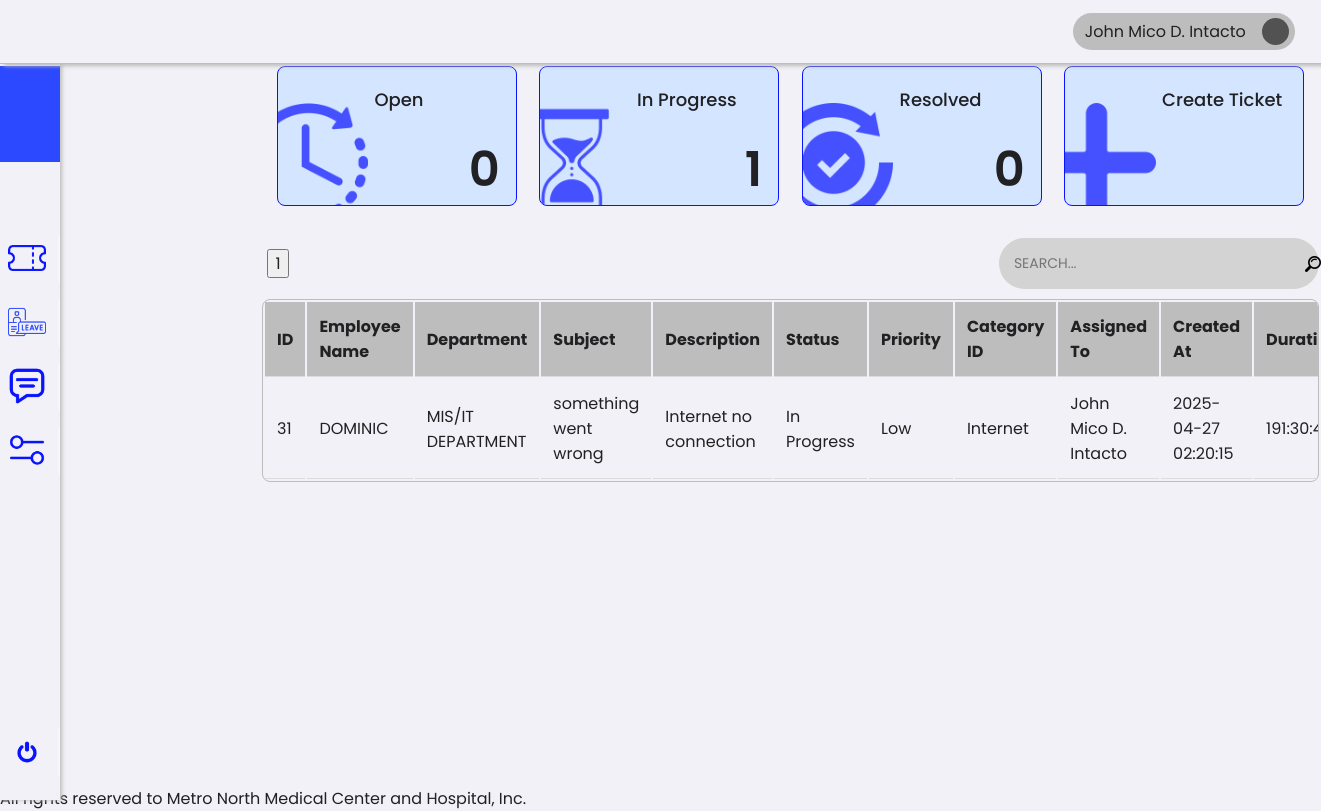
/1/employee/ticket.php (signed in), run on the app's committed database.
### tables this page shows
CREATE TABLE `tickets` (
  `id` int(11) NOT NULL,
  `employee_id` int(11) NOT NULL,
  `subject` varchar(255) NOT NULL,
  `description` text NOT NULL,
  `status` enum('Open','In Progress','Resolved','Closed') DEFAULT 'Open',
  `priority` enum('Low','Medium','High') DEFAULT 'Low',
  `category_id` int(11) NOT NULL,
  `assigned_to` int(11) DEFAULT NULL,
  `created_at` timestamp NOT NULL DEFAULT current_timestamp(),
  `start_at` timestamp NULL DEFAULT NULL,
  `updated_at` timestamp NULL DEFAULT NULL,
  `leave_type_id` int(11) DEFAULT NULL,
  `leave_request_id` int(11) DEFAULT NULL
);

CREATE TABLE `users` (
  `id` int(11) NOT NULL,
  `name` varchar(255) NOT NULL,
  `email` varchar(255) NOT NULL,
  `password` varchar(255) NOT NULL,
  `role` enum('Employee','HR','HR HEAD','Admin','Super Admin') NOT NULL,
  `department` varchar(255) DEFAULT NULL,
  `status` enum('Active','Inactive') NOT NULL,
  `created_at` timestamp NOT NULL DEFAULT current_timestamp()
);

CREATE TABLE `categories` (
  `id` int(11) NOT NULL,
  `name` varchar(255) NOT NULL
);

### 0/includes/platesHrFilter.php (called while the page is built, shortened)
<?php
try {
    require 'db.php';
    $currentUserId = $_SESSION['user_id'] ?? null;
    if ($currentUserId) {
        $sql = "SELECT
                    t.id,
                    e.name AS employee_name,
                    e.department AS employee_department,  -- Fetch the department of the ticket submitter
                    t.subject,
                    t.description,
                    t.status,
                    t.priority,
                    c.name AS category_name,
                    a.name AS assigned_to_name,
                    a.department AS assigned_department, -- Fix department selection
                    t.created_at,
                    t.start_at,
                    t.updated_at
                FROM tickets t
            LEFT JOIN users e ON t.employee_id = e.id  -- Ticket submitter
            LEFT JOIN users a ON t.assigned_to = a.id  -- Assigned user
            LEFT JOIN categories c ON t.category_id = c.id
            WHERE t.assigned_to = :userId OR t.employee_id = :userId
            ORDER BY t.created_at DESC";
        $stmt = $pdo->prepare($sql);
        $stmt->bindParam(':userId', $currentUserId, PDO::PARAM_INT);
        $stmt->execute();
        $tickets = $stmt->fetchAll(PDO::FETCH_ASSOC);
    } else {
        $tickets = [];
        $totalRecords = 0;
    }
} catch (PDOException $e) {
    die("Database connection failed: " . $e->getMessage());
}

### 1/employee/employeeTable.php (shortened to what this page needs)
<table id="ticketTable" class="table">
    <thead>
        <tr>
            <th>ID <i class="fas fa-sort"></i></th>
            <th>Employee Name <i class="fas fa-sort"></i></th>
            <th>Department <i class="fas fa-sort"></i></th>
            <th>Subject <i class="fas fa-sort"></i></th>
            <th>Description <i class="fas fa-sort"></i></th>
            <th>Status <i class="fas fa-sort"></i></th>
            <th>Priority <i class="fas fa-sort"></i></th>
            <th>Category ID <i class="fas fa-sort"></i></th>
            <th>Assigned To <i class="fas fa-sort"></i></th>
            <th>Created At <i class="fas fa-sort"></i></th>
            <th>Duration<i class="fas fa-sort"></i></th>
        </tr>
    </thead>
    <tbody>
        <?php if (!empty($tickets)): ?>
            <?php foreach ($tickets as $ticket): ?>
                <tr data-id="<?= htmlspecialchars($ticket['id']) ?>"
                    data-status="<?= htmlspecialchars($ticket['status']) ?>"
                    data-priority="<?= htmlspecialchars($ticket['priority']) ?>"
                    data-category="<?= htmlspecialchars($ticket['category_name']) ?>"
                    data-assigned-name="<?= htmlspecialchars($ticket['assigned_to_name']) ?>"
                    data-created-at="<?= htmlspecialchars($ticket['created_at']) ?>"
                    data-start-at="<?= htmlspecialchars($ticket['start_at']) ?>"
                    data-updated-at="<?= htmlspecialchars($ticket['updated_at']) ?>">
                    <td><?= htmlspecialchars($ticket['id']) ?></td>
                    <td><?= htmlspecialchars($ticket['employee_name']) ?></td>
                    <td><?= htmlspecialchars($ticket['employee_department']) ?></td>
                    <td><?= htmlspecialchars($ticket['subject']) ?></td>
                    <td><?= htmlspecialchars($ticket['description']) ?></td>
                    <td><?= htmlspecialchars($ticket['status']) ?></td>
                    <td><?= htmlspecialchars($ticket['priority']) ?></td>
                    <td><?= htmlspecialchars($ticket['category_name']) ?></td>
                    <td><?= htmlspecialchars($ticket['assigned_to_name']) ?></td>
                    <td><?= htmlspecialchars($ticket['created_at']) ?></td>
                    <td class="timer-cell" data-start-at="<?= htmlspecialchars($ticket['start_at']) ?>"></td>
                </tr>
            <?php endforeach; ?>
        <?php else: ?>
            <tr>
                <td colspan="10" style="text-align: center;">No tickets found</td>
            </tr>
        <?php endif; ?>
    </tbody>
</table>

### assets/css/framework.css (style rules this page uses)
:root { --white: #f6f6ff; --neutral-100: #f1f1f7; --neutral-200: #dcdcdc; --neutral-300: #bdbdbd; --neutral-400: #989898; --neutral-500: #7c7c7c; --neutral-600: #656565; --neutral-700: #525252; --neutral-800: #464646; --neutral-900: #3d3d3d; --neutral-950: #292929; --black: #212124; --primary-50: #e7f2ff; --primary-100: #d4e5ff; --primary-200: #b2cdff; --primary-300: #83abff; --primary-400: #537aff; --primary-500: #2c49ff; --primary-600: #0913ff; --primary-700: #0008ff; --primary-800: #040ecf; --primary-900: #0c158a; --primary-950: #080b5e; --secondary-50: #fefaec; --secondary-100: #fbf1ca; --secondary-200: #f8e38f; --secondary-300: #f3cb45; --secondary-400: #f1bc2e; --secondary-500: #ea9c16; --secondary-600: #cf7710; --secondary-700: #ac5511; --secondary-800: #8c4214; --secondary-900: #733614; --secondary-950: #421b06; --danger: #c53d3d; --danger-highlight: #ff6161; --warning: #eebf68; --approve: #89dc79; --fast: 128ms; --normal: 256ms; --slow: 512ms; }
* { margin: 0; padding: 0;; box-sizing: border-box;; font-family: 'Poppins', sans-serif; font-size: 16px; color: var(--black); cursor: default; }
body { display: flex; flex-direction: column; background-color: var(--neutral-100); }
table { overflow-x: auto; }

### assets/css/employeeTicket.css (style rules this page uses)
table { width: 100%; }
th, td { padding: 12px; text-align: left; border-bottom: 1px solid var(--neutral-200); }
th { background-color: var(--neutral-300); font-weight: bold; }

### data on the page
tickets: id "31", employee.name "DOMINIC", employee.department "MIS/IT DEPARTMENT", subject "something went wrong", description "Internet no connection", status "In Progress", priority "Low", category.name "Internet", assigned_to.name "John Mico D. Intacto", created_at "2025-04-27 02:20:15"

### other printed values
$statusCounts['Open'] "0"
$statusCounts['In Progress'] "1"
$statusCounts['Resolved'] "0"
